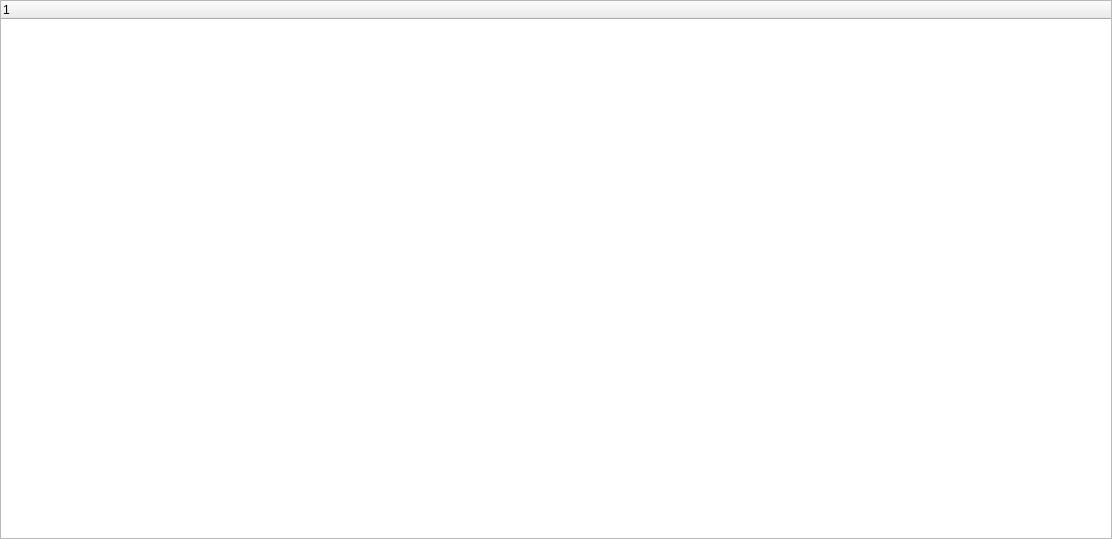
<?xml version="1.0" encoding="UTF-8"?>
<ui version="4.0">
 <class>MainWindow</class>
 <widget class="QMainWindow" name="MainWindow">
  <property name="geometry">
   <rect>
    <x>0</x>
    <y>0</y>
    <width>1112</width>
    <height>539</height>
   </rect>
  </property>
  <property name="windowTitle">
   <string>MainWindow</string>
  </property>
  <widget class="QWidget" name="centralwidget">
   <property name="autoFillBackground">
    <bool>false</bool>
   </property>
   <property name="styleSheet">
    <string notr="true">QWidget {
	background-color: /bg_color/;
}</string>
   </property>
   <layout class="QVBoxLayout" name="centralwidget_layout">
    <property name="spacing">
     <number>0</number>
    </property>
    <property name="leftMargin">
     <number>0</number>
    </property>
    <property name="topMargin">
     <number>0</number>
    </property>
    <property name="rightMargin">
     <number>0</number>
    </property>
    <property name="bottomMargin">
     <number>0</number>
    </property>
    <item>
     <widget class="QSplitter" name="main_layout">
      <property name="sizePolicy">
       <sizepolicy hsizetype="Preferred" vsizetype="Minimum">
        <horstretch>0</horstretch>
        <verstretch>0</verstretch>
       </sizepolicy>
      </property>
      <property name="orientation">
       <enum>Qt::Horizontal</enum>
      </property>
      <widget class="QTreeWidget" name="bookmarks_sidebar">
       <property name="enabled">
        <bool>true</bool>
       </property>
       <property name="sizePolicy">
        <sizepolicy hsizetype="Preferred" vsizetype="Preferred">
         <horstretch>0</horstretch>
         <verstretch>0</verstretch>
        </sizepolicy>
       </property>
       <column>
        <property name="text">
         <string notr="true">1</string>
        </property>
       </column>
      </widget>
     </widget>
    </item>
   </layout>
  </widget>
  <widget class="QMenuBar" name="menubar">
   <property name="geometry">
    <rect>
     <x>0</x>
     <y>0</y>
     <width>1112</width>
     <height>21</height>
    </rect>
   </property>
  </widget>
 </widget>
 <resources/>
 <connections/>
</ui>
